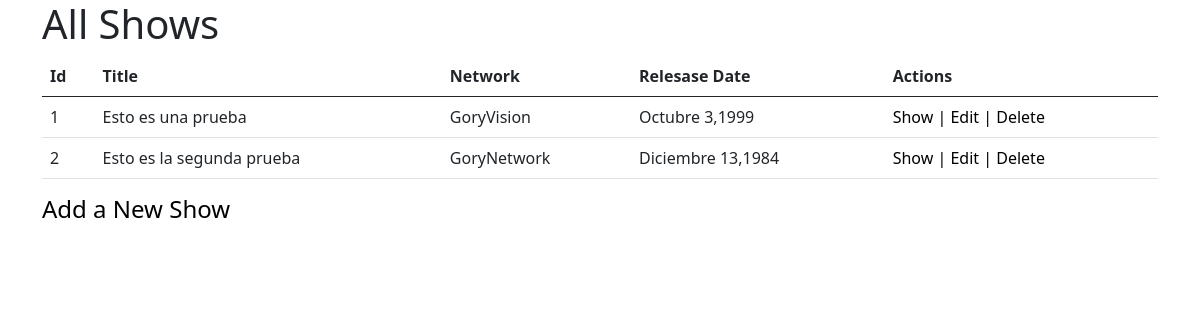
The app's page /shows/, older data.
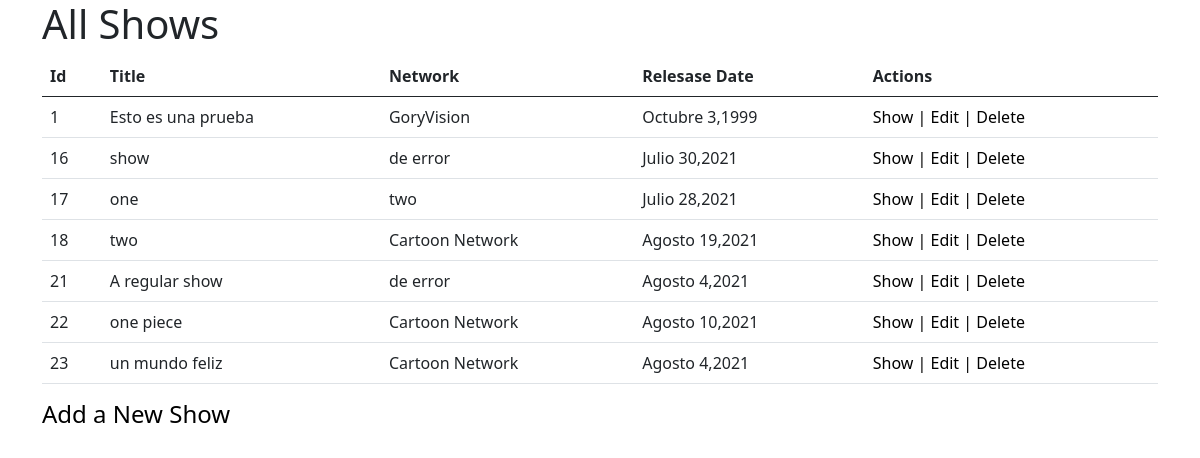
The same page, newer data.
### shows_app/models.py (models this page shows, shortened)
class Show(models.Model):
    title = models.CharField(max_length = 100)
    network = models.CharField(max_length = 100)
    description = models.TextField(max_length = 255)
    release_date = models.DateField()#asi guarda solo la fecha que manualmete se ingrsa, no hora ni mins
    created_at = models.DateTimeField(auto_now_add=True)
    updated_at = models.DateTimeField(auto_now_add=True)
    objects = ShowManager()

### shows_app/views.py (the view)
# urls.py: path('shows/', views.index),
def index(request):
    show = Show.objects.all()
    if request.method == 'GET':
        contexto = {
                'titulo' : 'All Shows',
                'show' :  show,
            }
        return render(request, 'shows_app/index.html' , contexto)
    if request.method == 'POST':
        print(request.POST)
        return redirect('/')

### shows_app/templates/shows_app/index.html (shortened to what this page needs)
{%extends "./base.html" %}
{%block contenido%}
    <div class="container">
        <div class="row">
            <div class="col">
                <h1>{{titulo}}</h1>
            </div>
        </div>
        <div class="row">
            <div class="col">
                <table class="table">
                    <thead>
                        <tr>
                            <th>Id</th>
                            <th>Title</th>
                            <th>Network</th>
                            <th>Relesase Date</th>
                            <th>Actions</th>
                        </tr>
                    </thead>
                    <tbody>
                        {% for s in show%}
                        <tr>
                            <td><a href="{{s.id}}"></a>{{s.id}}</a></td>
                            <td>{{s.title}}</td>
                            <td>{{s.network}}</td>
                            <td>{{s.release_date|date:'F j,Y'}}</td>
                            <td>
                                <p class="opciones"><a href="/shows/{{s.id}}">Show |</a></p>
                                <p class="opciones"><a href="/shows/{{s.id}}/edit">Edit |</a></p>
                                <p class="opciones"onclick=enviar({{s.id}}) style="cursor:pointer" >Delete</p>
                            </td>
                        </tr>
                        {%endfor%}
                    </tbody>
                </table>
            </div>
        </div>
        <div class="row">
            <div class="col">
                <a href="new"><h4>Add a New Show</h4></a>
            </div>
        </div>
    </div>
{%endblock%}

### shows_app/templates/shows_app/base.html (shortened to what this page needs)
<!DOCTYPE html>
<html lang="en">
<head>
    {% load static %}
    <link href="https://cdn.jsdelivr.net/npm/bootstrap@5.0.2/dist/css/bootstrap.min.css" rel="stylesheet">
    <link rel="stylesheet" href="https://cdnjs.cloudflare.com/ajax/libs/toastr.js/latest/toastr.min.css">
</head>
<body>
    {%block contenido%}{%endblock%}
</body>
</html>

### shows_app/templates/shows_app/index.html (style rules this page uses)
.opciones { display: inline; color: black; }
a { text-decoration: none; color: black; }

Row changes from the older to the newer data that the page shows:
removed Show: id "2", title "Esto es la segunda prueba", network "GoryNetwork", release_date "Diciembre 13,1984"
added Show: id "16", title "show", network "de error", release_date "Julio 30,2021"
added Show: id "17", title "one", network "two", release_date "Julio 28,2021"
added Show: id "18", title "two", network "Cartoon Network", release_date "Agosto 19,2021"
added Show: id "21", title "A regular show", network "de error", release_date "Agosto 4,2021"
added Show: id "22", title "one piece", network "Cartoon Network", release_date "Agosto 10,2021"
added Show: id "23", title "un mundo feliz", network "Cartoon Network", release_date "Agosto 4,2021"
